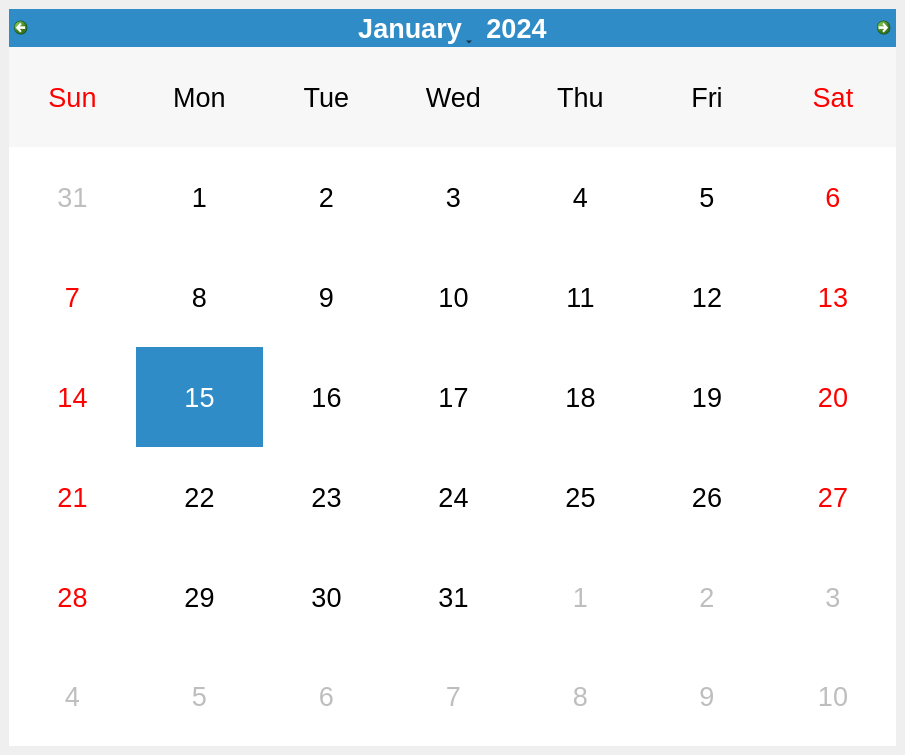
<?xml version="1.0" encoding="UTF-8"?>
<ui version="4.0">
 <class>MainWindow</class>
 <widget class="QMainWindow" name="MainWindow">
  <property name="geometry">
   <rect>
    <x>0</x>
    <y>0</y>
    <width>905</width>
    <height>755</height>
   </rect>
  </property>
  <property name="sizePolicy">
   <sizepolicy hsizetype="Expanding" vsizetype="Expanding">
    <horstretch>0</horstretch>
    <verstretch>0</verstretch>
   </sizepolicy>
  </property>
  <property name="sizeIncrement">
   <size>
    <width>0</width>
    <height>0</height>
   </size>
  </property>
  <property name="windowTitle">
   <string>MainWindow</string>
  </property>
  <widget class="QWidget" name="centralwidget">
   <layout class="QGridLayout" name="gridLayout">
    <item row="4" column="0">
     <layout class="QVBoxLayout" name="verticalLayout"/>
    </item>
    <item row="3" column="0">
     <layout class="QHBoxLayout" name="horizontalLayout">
      <item>
       <widget class="QCalendarWidget" name="calendarWidget">
        <property name="sizePolicy">
         <sizepolicy hsizetype="Expanding" vsizetype="Expanding">
          <horstretch>0</horstretch>
          <verstretch>0</verstretch>
         </sizepolicy>
        </property>
        <property name="font">
         <font>
          <family>Arial</family>
          <pointsize>20</pointsize>
         </font>
        </property>
        <property name="layoutDirection">
         <enum>Qt::LeftToRight</enum>
        </property>
        <property name="autoFillBackground">
         <bool>false</bool>
        </property>
        <property name="locale">
         <locale language="English" country="UnitedStates"/>
        </property>
        <property name="verticalHeaderFormat">
         <enum>QCalendarWidget::NoVerticalHeader</enum>
        </property>
       </widget>
      </item>
     </layout>
    </item>
   </layout>
  </widget>
  <widget class="QMenuBar" name="menubar">
   <property name="geometry">
    <rect>
     <x>0</x>
     <y>0</y>
     <width>905</width>
     <height>25</height>
    </rect>
   </property>
  </widget>
 </widget>
 <resources/>
 <connections/>
</ui>
